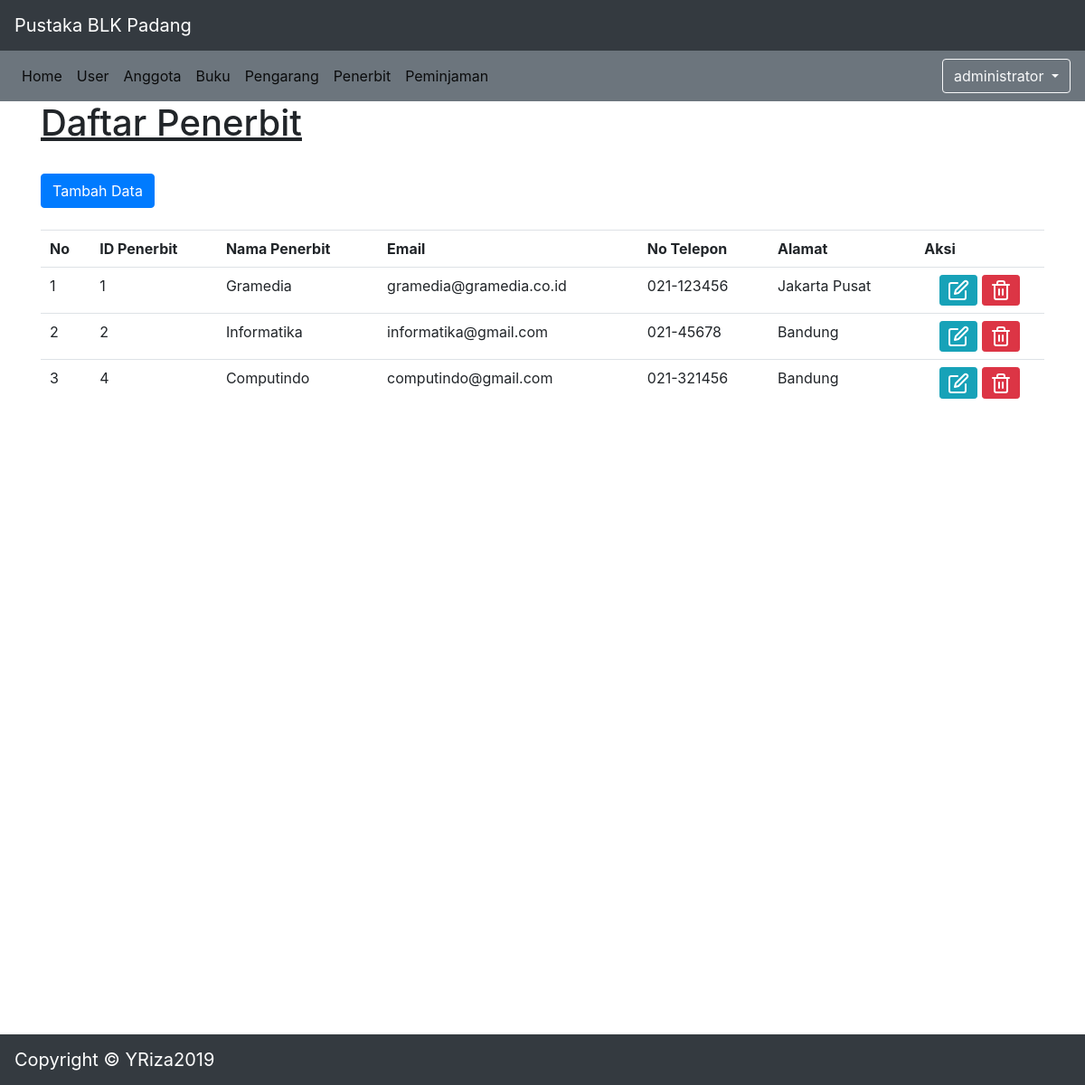
The app's page /pustaka.php?p=penerbit (signed in) with its own data.
### tables this page shows
CREATE TABLE `penerbit` (
  `id_penerbit` int(11) NOT NULL,
  `nama_penerbit` varchar(50) NOT NULL,
  `email` varchar(30) NOT NULL,
  `no_telp` varchar(15) NOT NULL,
  `alamat` text NOT NULL
);

### penerbit.php (the view, shortened to what this page needs)
<?php
	$aksi=isset($_GET['aksi']) ? $_GET['aksi'] : 'list';
	switch ($aksi) {
		case 'list' :
?>
			<h1><u>Daftar Penerbit</u></h1>
			<?php
				if ($_SESSION['level']=='administrator') {
			?>
				<br><a class="btn btn-primary" role="button" href="pustaka.php?p=penerbit&aksi=input">Tambah Data</a>
			<?php
				}
			?>
			<div class="table-responsive">
				<br>
				<table id="example" class="table table-hover">
					<tr>
						<th>No</th>
						<th>ID Penerbit</th>
						<th>Nama Penerbit</th>
						<th>Email</th>
						<th>No Telepon</th>
						<th>Alamat</th>
						<?php
							if ($_SESSION['level']=='administrator') {
								echo "<th>Aksi</th>";
							}
						?>
					</tr>
					<?php
						$ambil = mysql_query("SELECT * FROM penerbit");
						$no=1;
						while($data = mysql_fetch_array($ambil)){
					?>
							<tr>
								<td><?php echo $no; ?></td>
								<td><?php echo $data['id_penerbit']; ?></td>
								<td><?php echo $data['nama_penerbit']; ?></td>
								<td><?php echo $data['email']; ?></td>
								<td><?php echo $data['no_telp']; ?></td>
								<td><?php echo $data['alamat']; ?></td>
								<?php
									if ($_SESSION['level']=='administrator') {
								?>
										<td align="center">
											<a class="btn btn-info btn-sm" href="?p=penerbit&aksi=edit&id_ubah=<?php echo $data['id_penerbit']?>"><span data-feather="edit"></span></a>
											<a class="btn btn-danger btn-sm" href="aksi_penerbit.php?proses=hapus&id_hapus=<?php echo $data['id_penerbit']?>" onclick="return confirm('Yakin akan menghapus data <?php echo $data['id_penerbit']?>?')"><span data-feather="trash-2"></span></a>
										</td>
								<?php
									}
								?>
							</tr>
					<?php
							$no++;
						}
					?>
				</table>
			</div>
<?php
		break;
?>
<?php
	}
?>

### css/navbartop-fixed.css (style rules this page uses)
body { min-height: 75rem; padding-top:0; }

### records on screen
penerbit: id_penerbit "1", nama_penerbit "Gramedia", email "gramedia@gramedia.co.id", no_telp "021-123456", alamat "Jakarta Pusat"
penerbit: id_penerbit "2", nama_penerbit "Informatika", email "informatika@gmail.com", no_telp "021-45678", alamat "Bandung"
penerbit: id_penerbit "4", nama_penerbit "Computindo", email "computindo@gmail.com", no_telp "021-321456", alamat "Bandung"

### other values on screen
$_SESSION['level'] "administrator"
